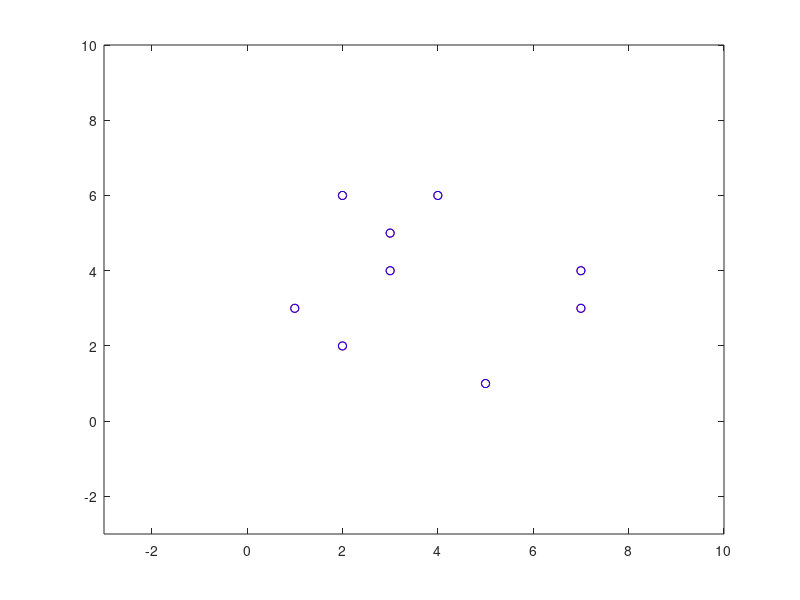

Write MATLAB code to recreate this figure.
%setOfPoints = [1 3 5 7 4 3 2 7 2; 3 5 1 4 6 4 2 3 6];
setOfPoints = [1 3 5 7 4 3 2 7 2; 3 5 1 4 6 4 2 3 6];

plot(setOfPoints(1,:),setOfPoints(2,:),'ro');
axis([-3 10 -3 10]);

L = convexHull(setOfPoints);




hold on;
plot(L(1,:),L(2,:),'bo');
